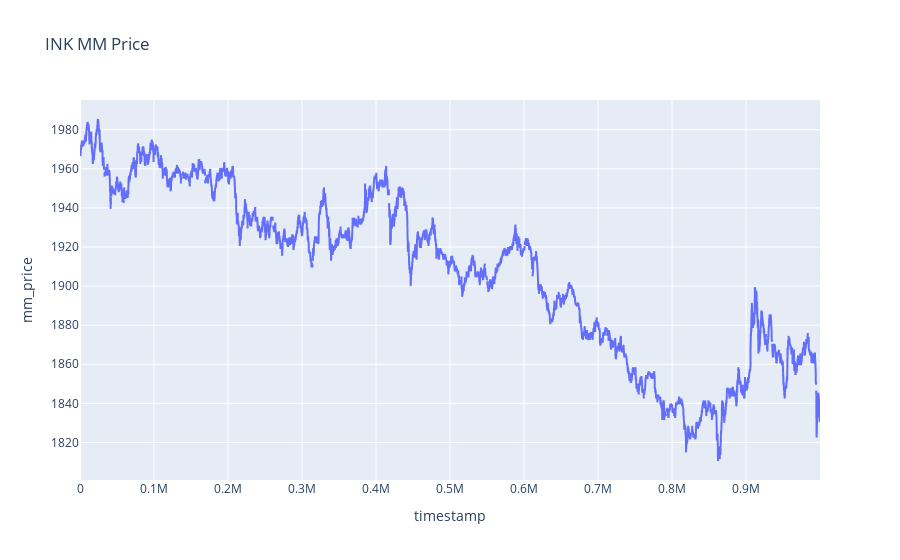

Notebook cell for this chart:
### Code cell
px.line(ink, 'timestamp', 'mm_price', title='INK MM Price')

### Figure 1 — Plotly figure (JSON) as saved in the notebook; plotly's stock layout.template omitted (floating-point values rounded to 4 significant figures; data arrays with more than 128 entries replaced by an {"elided": "..."} marker saying what was removed)
{"data": [{"hovertemplate": "timestamp=%{x}<br>mm_price=%{y}<extra></extra>", "legendgroup": "", "line": {"color": "#636efa", "dash": "solid"}, "marker": {"symbol": "circle"}, "mode": "lines", "name": "", "showlegend": false, "type": "scattergl", "x": {"elided": "10000 int values"}, "xaxis": "x", "y": {"elided": "10000 float values"}, "yaxis": "y"}], "layout": {"legend": {"tracegroupgap": 0}, "title": {"text": "INK MM Price"}, "xaxis": {"anchor": "y", "domain": [0, 1], "title": {"text": "timestamp"}}, "yaxis": {"anchor": "x", "domain": [0, 1], "title": {"text": "mm_price"}}}}
